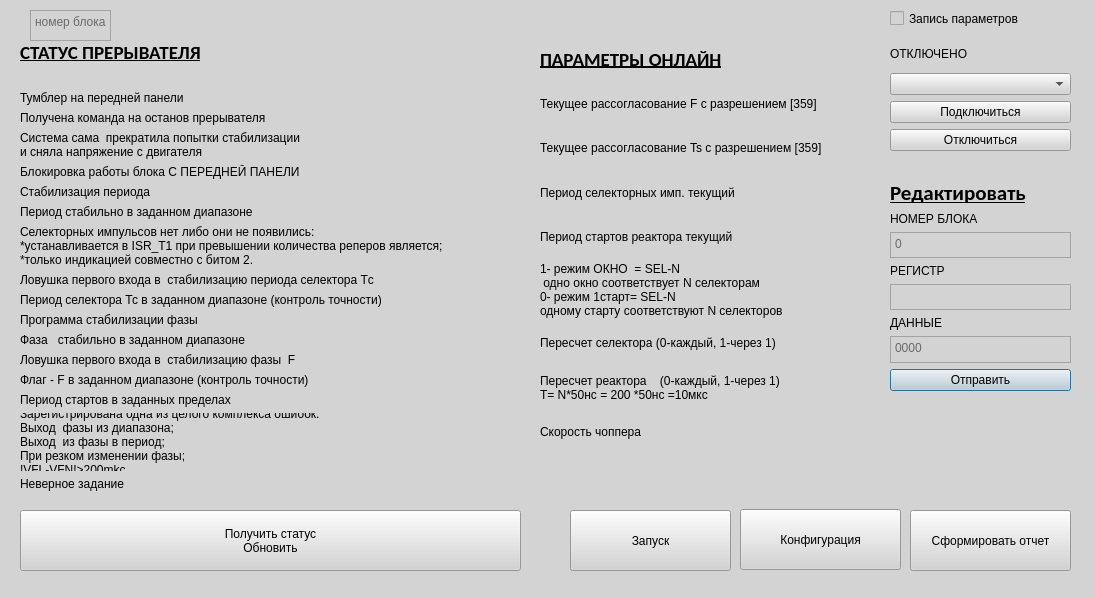
<?xml version="1.0" encoding="UTF-8"?>
<ui version="4.0">
 <class>CHOPPER</class>
 <widget class="QDialog" name="CHOPPER">
  <property name="geometry">
   <rect>
    <x>0</x>
    <y>0</y>
    <width>1095</width>
    <height>598</height>
   </rect>
  </property>
  <property name="minimumSize">
   <size>
    <width>994</width>
    <height>500</height>
   </size>
  </property>
  <property name="maximumSize">
   <size>
    <width>1265</width>
    <height>862</height>
   </size>
  </property>
  <property name="windowTitle">
   <string>Dialog</string>
  </property>
  <property name="styleSheet">
   <string notr="true">background-color:#D3D3D3;</string>
  </property>
  <widget class="QCheckBox" name="checkBox_2">
   <property name="geometry">
    <rect>
     <x>1350</x>
     <y>186</y>
     <width>81</width>
     <height>20</height>
    </rect>
   </property>
   <property name="text">
    <string>W</string>
   </property>
  </widget>
  <widget class="QWidget" name="verticalLayoutWidget">
   <property name="geometry">
    <rect>
     <x>890</x>
     <y>180</y>
     <width>181</width>
     <height>211</height>
    </rect>
   </property>
   <layout class="QVBoxLayout" name="verticalLayout">
    <item>
     <widget class="QLabel" name="label">
      <property name="font">
       <font>
        <family>Calibri</family>
        <pointsize>16</pointsize>
        <weight>75</weight>
        <bold>true</bold>
        <underline>true</underline>
       </font>
      </property>
      <property name="text">
       <string>Редактировать</string>
      </property>
     </widget>
    </item>
    <item>
     <widget class="QLabel" name="label_4">
      <property name="text">
       <string>НОМЕР БЛОКА</string>
      </property>
     </widget>
    </item>
    <item>
     <widget class="QPlainTextEdit" name="plainTextEdit_2">
      <property name="placeholderText">
       <string>0</string>
      </property>
     </widget>
    </item>
    <item>
     <widget class="QLabel" name="label_71">
      <property name="text">
       <string>РЕГИСТР</string>
      </property>
     </widget>
    </item>
    <item>
     <widget class="QPlainTextEdit" name="plainTextEdit_4">
      <property name="plainText">
       <string/>
      </property>
      <property name="placeholderText">
       <string>000</string>
      </property>
     </widget>
    </item>
    <item>
     <widget class="QLabel" name="label_6">
      <property name="text">
       <string>ДАННЫЕ</string>
      </property>
     </widget>
    </item>
    <item>
     <widget class="QPlainTextEdit" name="plainTextEdit">
      <property name="centerOnScroll">
       <bool>false</bool>
      </property>
      <property name="placeholderText">
       <string>0000</string>
      </property>
     </widget>
    </item>
    <item>
     <widget class="QPushButton" name="pushButton_12">
      <property name="text">
       <string>Отправить</string>
      </property>
     </widget>
    </item>
   </layout>
  </widget>
  <widget class="QWidget" name="gridLayoutWidget">
   <property name="geometry">
    <rect>
     <x>540</x>
     <y>40</y>
     <width>331</width>
     <height>411</height>
    </rect>
   </property>
   <layout class="QGridLayout" name="gridLayout">
    <item row="9" column="1">
     <widget class="QLabel" name="label_3">
      <property name="text">
       <string>Скорость чоппера</string>
      </property>
     </widget>
    </item>
    <item row="8" column="1">
     <widget class="QLabel" name="label_15">
      <property name="text">
       <string>Пересчет реактора    (0-каждый, 1-через 1)
Т= N*50нс = 200 *50нс =10мкс</string>
      </property>
     </widget>
    </item>
    <item row="9" column="2">
     <widget class="QLabel" name="label_11">
      <property name="text">
       <string/>
      </property>
     </widget>
    </item>
    <item row="5" column="2">
     <widget class="QLabel" name="label_20">
      <property name="text">
       <string/>
      </property>
     </widget>
    </item>
    <item row="1" column="1">
     <widget class="QLabel" name="label_5">
      <property name="font">
       <font>
        <family>Calibri</family>
        <pointsize>14</pointsize>
        <weight>75</weight>
        <bold>true</bold>
        <underline>true</underline>
       </font>
      </property>
      <property name="text">
       <string>ПАРАМЕТРЫ ОНЛАЙН</string>
      </property>
     </widget>
    </item>
    <item row="4" column="1">
     <widget class="QLabel" name="label_9">
      <property name="text">
       <string>Период селекторных имп. текущий</string>
      </property>
     </widget>
    </item>
    <item row="6" column="1">
     <widget class="QLabel" name="label_12">
      <property name="text">
       <string>1- режим ОКНО  = SEL-N
 одно окно соответствует N селекторам
0- режим 1старт= SEL-N
одному старту соответствуют N селекторов</string>
      </property>
     </widget>
    </item>
    <item row="7" column="2">
     <widget class="QLabel" name="label_23">
      <property name="text">
       <string/>
      </property>
     </widget>
    </item>
    <item row="2" column="2">
     <widget class="QLabel" name="label_17">
      <property name="text">
       <string/>
      </property>
     </widget>
    </item>
    <item row="6" column="2">
     <widget class="QLabel" name="label_21">
      <property name="text">
       <string/>
      </property>
     </widget>
    </item>
    <item row="5" column="1">
     <widget class="QLabel" name="label_10">
      <property name="text">
       <string>Период стартов реактора текущий</string>
      </property>
     </widget>
    </item>
    <item row="7" column="1">
     <widget class="QLabel" name="label_14">
      <property name="text">
       <string>Пересчет селектора (0-каждый, 1-через 1)</string>
      </property>
     </widget>
    </item>
    <item row="3" column="2">
     <widget class="QLabel" name="label_18">
      <property name="text">
       <string/>
      </property>
     </widget>
    </item>
    <item row="3" column="1">
     <widget class="QLabel" name="label_8">
      <property name="text">
       <string>Текущее рассогласование Ts с разрешением [359]</string>
      </property>
     </widget>
    </item>
    <item row="4" column="2">
     <widget class="QLabel" name="label_19">
      <property name="text">
       <string/>
      </property>
     </widget>
    </item>
    <item row="2" column="1">
     <widget class="QLabel" name="label_7">
      <property name="text">
       <string>Текущее рассогласование F с разрешением [359]</string>
      </property>
     </widget>
    </item>
    <item row="8" column="2">
     <widget class="QLabel" name="label_24">
      <property name="text">
       <string/>
      </property>
     </widget>
    </item>
   </layout>
  </widget>
  <widget class="QWidget" name="formLayoutWidget">
   <property name="geometry">
    <rect>
     <x>20</x>
     <y>40</y>
     <width>451</width>
     <height>451</height>
    </rect>
   </property>
   <layout class="QFormLayout" name="formLayout">
    <item row="0" column="0">
     <widget class="QLabel" name="label_2">
      <property name="font">
       <font>
        <family>Calibri</family>
        <pointsize>14</pointsize>
        <weight>75</weight>
        <bold>true</bold>
        <underline>true</underline>
       </font>
      </property>
      <property name="text">
       <string>СТАТУС ПРЕРЫВАТЕЛЯ</string>
      </property>
     </widget>
    </item>
    <item row="1" column="0">
     <widget class="QLabel" name="label_27">
      <property name="text">
       <string/>
      </property>
     </widget>
    </item>
    <item row="2" column="0">
     <widget class="QLabel" name="Label">
      <property name="text">
       <string>Тумблер на передней панели</string>
      </property>
     </widget>
    </item>
    <item row="3" column="1">
     <widget class="QLabel" name="label_30">
      <property name="text">
       <string/>
      </property>
     </widget>
    </item>
    <item row="4" column="0">
     <widget class="QLabel" name="label_31">
      <property name="text">
       <string>Система сама  прекратила попытки стабилизации
и сняла напряжение с двигателя</string>
      </property>
     </widget>
    </item>
    <item row="5" column="0">
     <widget class="QLabel" name="label_32">
      <property name="text">
       <string>Блокировка работы блока С ПЕРЕДНЕЙ ПАНЕЛИ</string>
      </property>
     </widget>
    </item>
    <item row="6" column="0">
     <widget class="QLabel" name="label_33">
      <property name="text">
       <string>Стабилизация периода</string>
      </property>
     </widget>
    </item>
    <item row="7" column="0">
     <widget class="QLabel" name="label_34">
      <property name="text">
       <string>Период стабильно в заданном диапазоне</string>
      </property>
     </widget>
    </item>
    <item row="8" column="0">
     <widget class="QLabel" name="label_35">
      <property name="text">
       <string>Cелекторных импульсов нет либо они не появились:
*устанавливается в ISR_T1 при превышении количества реперов является;
*только индикацией совместно с битом 2.</string>
      </property>
     </widget>
    </item>
    <item row="9" column="0">
     <widget class="QLabel" name="label_36">
      <property name="text">
       <string>Ловушка первого входа в  стабилизацию периода селектора Tс</string>
      </property>
     </widget>
    </item>
    <item row="10" column="0">
     <widget class="QLabel" name="label_37">
      <property name="text">
       <string>Период селектора Тс в заданном диапазоне (контроль точности)</string>
      </property>
     </widget>
    </item>
    <item row="11" column="0">
     <widget class="QLabel" name="label_38">
      <property name="text">
       <string>Программа стабилизации фазы</string>
      </property>
     </widget>
    </item>
    <item row="12" column="0">
     <widget class="QLabel" name="label_39">
      <property name="text">
       <string>Фаза   стабильно в заданном диапазоне</string>
      </property>
     </widget>
    </item>
    <item row="13" column="0">
     <widget class="QLabel" name="label_40">
      <property name="text">
       <string>Ловушка первого входа в  стабилизацию фазы  F</string>
      </property>
     </widget>
    </item>
    <item row="14" column="0">
     <widget class="QLabel" name="label_41">
      <property name="text">
       <string>Флаг - F в заданном диапазоне (контроль точности)</string>
      </property>
     </widget>
    </item>
    <item row="15" column="0">
     <widget class="QLabel" name="label_42">
      <property name="text">
       <string>Период стартов в заданных пределах</string>
      </property>
     </widget>
    </item>
    <item row="16" column="0">
     <widget class="QLabel" name="label_43">
      <property name="text">
       <string>Зарегистрирована одна из целого комплекса ошибок:
Выход  фазы из диапазона;
Выход  из фазы в период;
При резком изменении фазы;
!VFL-VFN!&gt;200mkc.</string>
      </property>
     </widget>
    </item>
    <item row="17" column="0">
     <widget class="QLabel" name="label_44">
      <property name="text">
       <string>Неверное задание</string>
      </property>
     </widget>
    </item>
    <item row="3" column="0">
     <widget class="QLabel" name="label_29">
      <property name="text">
       <string>Получена команда на останов прерывателя</string>
      </property>
     </widget>
    </item>
    <item row="4" column="1">
     <widget class="QLabel" name="label_45">
      <property name="text">
       <string/>
      </property>
     </widget>
    </item>
    <item row="5" column="1">
     <widget class="QLabel" name="label_46">
      <property name="text">
       <string/>
      </property>
     </widget>
    </item>
    <item row="6" column="1">
     <widget class="QLabel" name="label_47">
      <property name="text">
       <string/>
      </property>
     </widget>
    </item>
    <item row="7" column="1">
     <widget class="QLabel" name="label_48">
      <property name="text">
       <string/>
      </property>
     </widget>
    </item>
    <item row="8" column="1">
     <widget class="QLabel" name="label_49">
      <property name="text">
       <string/>
      </property>
     </widget>
    </item>
    <item row="9" column="1">
     <widget class="QLabel" name="label_50">
      <property name="text">
       <string/>
      </property>
     </widget>
    </item>
    <item row="10" column="1">
     <widget class="QLabel" name="label_51">
      <property name="text">
       <string/>
      </property>
     </widget>
    </item>
    <item row="11" column="1">
     <widget class="QLabel" name="label_52">
      <property name="text">
       <string/>
      </property>
     </widget>
    </item>
    <item row="12" column="1">
     <widget class="QLabel" name="label_53">
      <property name="text">
       <string/>
      </property>
     </widget>
    </item>
    <item row="13" column="1">
     <widget class="QLabel" name="label_54">
      <property name="text">
       <string/>
      </property>
     </widget>
    </item>
    <item row="14" column="1">
     <widget class="QLabel" name="label_55">
      <property name="text">
       <string/>
      </property>
     </widget>
    </item>
    <item row="15" column="1">
     <widget class="QLabel" name="label_56">
      <property name="text">
       <string/>
      </property>
     </widget>
    </item>
    <item row="16" column="1">
     <widget class="QLabel" name="label_57">
      <property name="text">
       <string/>
      </property>
     </widget>
    </item>
    <item row="17" column="1">
     <widget class="QLabel" name="label_58">
      <property name="text">
       <string/>
      </property>
     </widget>
    </item>
    <item row="2" column="1">
     <widget class="QLabel" name="label_59">
      <property name="text">
       <string/>
      </property>
     </widget>
    </item>
   </layout>
  </widget>
  <widget class="QPushButton" name="pushButton_2">
   <property name="geometry">
    <rect>
     <x>20</x>
     <y>510</y>
     <width>501</width>
     <height>61</height>
    </rect>
   </property>
   <property name="text">
    <string>Получить статус
Обновить</string>
   </property>
  </widget>
  <widget class="QPushButton" name="pushButton_3">
   <property name="geometry">
    <rect>
     <x>740</x>
     <y>509</y>
     <width>161</width>
     <height>61</height>
    </rect>
   </property>
   <property name="text">
    <string>Конфигурация</string>
   </property>
  </widget>
  <widget class="QPushButton" name="pushButton_4">
   <property name="geometry">
    <rect>
     <x>910</x>
     <y>510</y>
     <width>161</width>
     <height>61</height>
    </rect>
   </property>
   <property name="text">
    <string>Сформировать отчет</string>
   </property>
  </widget>
  <widget class="QCheckBox" name="checkBox">
   <property name="geometry">
    <rect>
     <x>890</x>
     <y>10</y>
     <width>141</width>
     <height>17</height>
    </rect>
   </property>
   <property name="text">
    <string>Запись параметров</string>
   </property>
  </widget>
  <widget class="QWidget" name="verticalLayoutWidget_2">
   <property name="geometry">
    <rect>
     <x>890</x>
     <y>40</y>
     <width>181</width>
     <height>111</height>
    </rect>
   </property>
   <layout class="QVBoxLayout" name="verticalLayout_2">
    <item>
     <widget class="QLabel" name="label_72">
      <property name="text">
       <string>ОТКЛЮЧЕНО</string>
      </property>
     </widget>
    </item>
    <item>
     <widget class="QComboBox" name="comboBox"/>
    </item>
    <item>
     <widget class="QPushButton" name="pushButton">
      <property name="text">
       <string>Подключиться</string>
      </property>
     </widget>
    </item>
    <item>
     <widget class="QPushButton" name="pushButton_11">
      <property name="text">
       <string>Отключиться</string>
      </property>
     </widget>
    </item>
   </layout>
  </widget>
  <widget class="QPlainTextEdit" name="plainTextEdit_3">
   <property name="geometry">
    <rect>
     <x>30</x>
     <y>10</y>
     <width>81</width>
     <height>31</height>
    </rect>
   </property>
   <property name="placeholderText">
    <string>номер блока</string>
   </property>
  </widget>
  <widget class="QPushButton" name="pushButton_5">
   <property name="geometry">
    <rect>
     <x>570</x>
     <y>510</y>
     <width>161</width>
     <height>61</height>
    </rect>
   </property>
   <property name="text">
    <string>Запуск</string>
   </property>
  </widget>
 </widget>
 <resources/>
 <connections/>
</ui>
